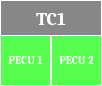
     <widget class="QFrame" name="tc1_pecu_frame">
      <property name="geometry">
       <rect>
        <x>40</x>
        <y>120</y>
        <width>102</width>
        <height>86</height>
       </rect>
      </property>
      <property name="styleSheet">
       <string notr="true">background-color: rgba(255, 255, 255, 0);
border: 1px solid rgb(255, 255, 255);
border-radius: 0px;</string>
      </property>
      <property name="frameShape">
       <enum>QFrame::StyledPanel</enum>
      </property>
      <property name="frameShadow">
       <enum>QFrame::Raised</enum>
      </property>
      <widget class="QLabel" name="tc1_header">
       <property name="geometry">
        <rect>
         <x>0</x>
         <y>0</y>
         <width>102</width>
         <height>36</height>
        </rect>
       </property>
       <property name="font">
        <font>
         <family>Cambria</family>
         <pointsize>14</pointsize>
         <weight>75</weight>
         <bold>true</bold>
        </font>
       </property>
       <property name="styleSheet">
        <string notr="true">color: rgb(255, 255, 255);
background-color: rgba(98, 97, 97, 193);
border: 1px solid rgb(255, 255, 255);
border-radius: 0;
</string>
       </property>
       <property name="text">
        <string>TC1</string>
       </property>
       <property name="alignment">
        <set>Qt::AlignCenter</set>
       </property>
      </widget>
      <widget class="QLabel" name="tc1_pecu_1">
       <property name="geometry">
        <rect>
         <x>0</x>
         <y>35</y>
         <width>51</width>
         <height>51</height>
        </rect>
       </property>
       <property name="font">
        <font>
         <family>Cambria</family>
         <pointsize>8</pointsize>
         <weight>75</weight>
         <bold>true</bold>
        </font>
       </property>
       <property name="styleSheet">
        <string notr="true">color: rgb(255, 255, 255);
background-color: rgba(13, 255, 0, 178);
border: 1px solid rgb(255, 255, 255);
border-radius: 0;
</string>
       </property>
       <property name="text">
        <string>PECU 1</string>
       </property>
       <property name="alignment">
        <set>Qt::AlignCenter</set>
       </property>
      </widget>
      <widget class="QLabel" name="tc1_pecu_2">
       <property name="geometry">
        <rect>
         <x>51</x>
         <y>35</y>
         <width>51</width>
         <height>51</height>
        </rect>
       </property>
       <property name="font">
        <font>
         <family>Cambria</family>
         <pointsize>8</pointsize>
         <weight>75</weight>
         <bold>true</bold>
        </font>
       </property>
       <property name="styleSheet">
        <string notr="true">color: rgb(255, 255, 255);
background-color: rgba(13, 255, 0, 178);
border: 1px solid rgb(255, 255, 255);
border-radius: 0;
</string>
       </property>
       <property name="text">
        <string>PECU 2</string>
       </property>
       <property name="alignment">
        <set>Qt::AlignCenter</set>
       </property>
      </widget>
     </widget>
